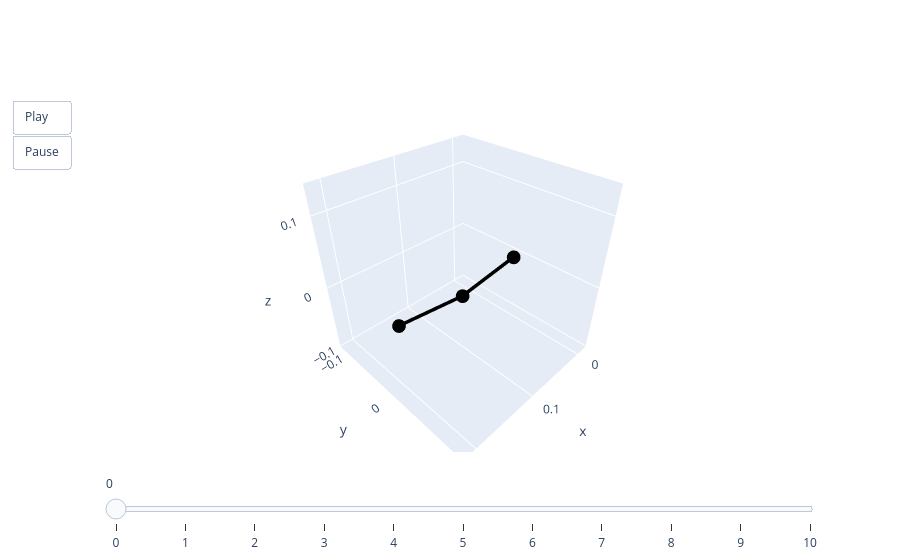

Source (notebook cell):
### Code cell
animate(valid.qs)

### Figure 1 — Plotly figure (JSON) as saved in the notebook; plotly's stock layout.template omitted (floating-point values rounded to 4 significant figures)
{"data": [{"line": {"color": "black", "width": 7}, "mode": "lines+markers", "type": "scatter3d", "x": [0, 0.1, 0.2], "y": [0, 1.401e-11, 0], "z": [0, -0.01305, 0]}], "layout": {"scene": {"aspectmode": "cube", "xaxis": {"autorange": false, "range": [-0.02, 0.22]}, "yaxis": {"autorange": false, "range": [-0.119, 0.121]}, "zaxis": {"autorange": false, "range": [-0.1015, 0.1385]}}, "sliders": [{"steps": [{"args": [["0"], {"frame": {"duration": 0, "redraw": true}, "mode": "immediate"}], "label": "0", "method": "animate"}, {"args": [["1"], {"frame": {"duration": 0, "redraw": true}, "mode": "immediate"}], "label": "1", "method": "animate"}, {"args": [["2"], {"frame": {"duration": 0, "redraw": true}, "mode": "immediate"}], "label": "2", "method": "animate"}, {"args": [["3"], {"frame": {"duration": 0, "redraw": true}, "mode": "immediate"}], "label": "3", "method": "animate"}, {"args": [["4"], {"frame": {"duration": 0, "redraw": true}, "mode": "immediate"}], "label": "4", "method": "animate"}, {"args": [["5"], {"frame": {"duration": 0, "redraw": true}, "mode": "immediate"}], "label": "5", "method": "animate"}, {"args": [["6"], {"frame": {"duration": 0, "redraw": true}, "mode": "immediate"}], "label": "6", "method": "animate"}, {"args": [["7"], {"frame": {"duration": 0, "redraw": true}, "mode": "immediate"}], "label": "7", "method": "animate"}, {"args": [["8"], {"frame": {"duration": 0, "redraw": true}, "mode": "immediate"}], "label": "8", "method": "animate"}, {"args": [["9"], {"frame": {"duration": 0, "redraw": true}, "mode": "immediate"}], "label": "9", "method": "animate"}, {"args": [["10"], {"frame": {"duration": 0, "redraw": true}, "mode": "immediate"}], "label": "10", "method": "animate"}]}], "updatemenus": [{"buttons": [{"args": [null, {"frame": {"duration": 50, "redraw": true}, "fromcurrent": true}], "label": "Play", "method": "animate"}, {"args": [[null], {"frame": {"duration": 0, "redraw": true}, "mode": "immediate"}], "label": "Pause", "method": "animate"}], "showactive": false, "type": "buttons"}]}}
